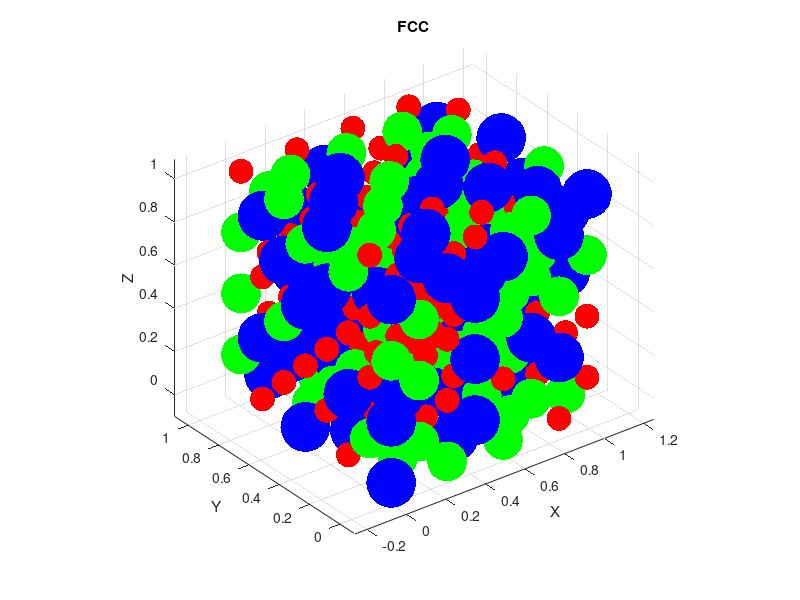

Reproduce this figure in MATLAB.
% Parámetros
radio_tipo1 = 0.05;
radio_tipo2 = 0.08;
radio_tipo3 = 0.1;

% Obtener el radio máximo
radio_maximo = max([radio_tipo1, radio_tipo2, radio_tipo3]);

% Distancia entre dos átomos consecutivos en las esquinas
distancia_entre_esquinas = 2 * sqrt(2) * radio_maximo;

% Distancia entre el centro y las esquinas de la celda
distancia_centro_esquinas = sqrt(3) * sqrt(2) * radio_maximo;

% Crear una figura
figure;
hold on;
axis equal;

% Bucle para colocar átomos en cada posición entera de la red
for x = 0:distancia_entre_esquinas:3*distancia_entre_esquinas
    for y = 0:distancia_entre_esquinas:3*distancia_entre_esquinas
        for z = 0:distancia_entre_esquinas:3*distancia_entre_esquinas
            % Posición de los átomos
            pos = [x, y, z];
            
            % Generar un número aleatorio para determinar el tipo de átomo
            tipo_aleatorio = rand();
            
            % Determinar el tipo de átomo según las proporciones especificadas
            if tipo_aleatorio < 0.4
                % Tipo 1
                color = 'r';
                radio = radio_tipo1;
            elseif tipo_aleatorio < 0.7
                % Tipo 2
                color = 'g';
                radio = radio_tipo2;
            else
                % Tipo 3
                color = 'b';
                radio = radio_tipo3;
            end
            
            % Representar átomo como una esfera con el color y radio correspondiente
            [x_sphere, y_sphere, z_sphere] = sphere;
            x_sphere = x_sphere * radio + pos(1);
            y_sphere = y_sphere * radio + pos(2);
            z_sphere = z_sphere * radio + pos(3);
            
            surf(x_sphere, y_sphere, z_sphere, 'FaceColor', color, 'EdgeColor', 'none');
        end
    end
end

% Bucle para colocar el átomos (1,1,0)
for x = 0:distancia_entre_esquinas:3*distancia_entre_esquinas
    for y = 0:distancia_entre_esquinas:3*distancia_entre_esquinas
        for z = 0:distancia_entre_esquinas:3*distancia_entre_esquinas
            % Posición del átomo en el centro del cubo
            pos_centro_cubo = [x, y, z] + distancia_entre_esquinas * (1/2) * [1, 1, 0];
            
            % Generar un número aleatorio para determinar el tipo de átomo en el centro
            tipo_aleatorio_centro = rand();
            
            % Determinar el tipo de átomo en el centro según las proporciones especificadas
            if tipo_aleatorio_centro < 0.4
                % Tipo 1
                color_centro_cubo = 'r';
                radio_centro_cubo = radio_tipo1;
            elseif tipo_aleatorio_centro < 0.7
                % Tipo 2
                color_centro_cubo = 'g';
                radio_centro_cubo = radio_tipo2;
            else
                % Tipo 3
                color_centro_cubo = 'b';
                radio_centro_cubo = radio_tipo3;
            end
            
            % Representar átomo en el centro como una esfera con el color y radio correspondiente
            [x_sphere, y_sphere, z_sphere] = sphere;
            x_sphere = x_sphere * radio_centro_cubo + pos_centro_cubo(1);
            y_sphere = y_sphere * radio_centro_cubo + pos_centro_cubo(2);
            z_sphere = z_sphere * radio_centro_cubo + pos_centro_cubo(3);
            
            surf(x_sphere, y_sphere, z_sphere, 'FaceColor', color_centro_cubo, 'EdgeColor', 'none');
        end
    end
end

% Bucle para colocar el átomos (1,0,1)
for x = 0:distancia_entre_esquinas:3*distancia_entre_esquinas
    for y = 0:distancia_entre_esquinas:3*distancia_entre_esquinas
        for z = 0:distancia_entre_esquinas:3*distancia_entre_esquinas
            % Posición del átomo en el centro del cubo
            pos_centro_cubo = [x, y, z] + distancia_entre_esquinas * (1/2) * [1, 0, 1];
            
            % Generar un número aleatorio para determinar el tipo de átomo en el centro
            tipo_aleatorio_centro = rand();
            
            % Determinar el tipo de átomo en el centro según las proporciones especificadas
            if tipo_aleatorio_centro < 0.4
                % Tipo 1
                color_centro_cubo = 'r';
                radio_centro_cubo = radio_tipo1;
            elseif tipo_aleatorio_centro < 0.7
                % Tipo 2
                color_centro_cubo = 'g';
                radio_centro_cubo = radio_tipo2;
            else
                % Tipo 3
                color_centro_cubo = 'b';
                radio_centro_cubo = radio_tipo3;
            end
            
            % Representar átomo en el centro como una esfera con el color y radio correspondiente
            [x_sphere, y_sphere, z_sphere] = sphere;
            x_sphere = x_sphere * radio_centro_cubo + pos_centro_cubo(1);
            y_sphere = y_sphere * radio_centro_cubo + pos_centro_cubo(2);
            z_sphere = z_sphere * radio_centro_cubo + pos_centro_cubo(3);
            
            surf(x_sphere, y_sphere, z_sphere, 'FaceColor', color_centro_cubo, 'EdgeColor', 'none');
        end
    end
end

% Bucle para colocar el átomos (0,1,1)
for x = 0:distancia_entre_esquinas:3*distancia_entre_esquinas
    for y = 0:distancia_entre_esquinas:3*distancia_entre_esquinas
        for z = 0:distancia_entre_esquinas:3*distancia_entre_esquinas
            % Posición del átomo en el centro del cubo
            pos_centro_cubo = [x, y, z] + distancia_entre_esquinas * (1/2) * [0, 1, 1];
            
            % Generar un número aleatorio para determinar el tipo de átomo en el centro
            tipo_aleatorio_centro = rand();
            
            % Determinar el tipo de átomo en el centro según las proporciones especificadas
            if tipo_aleatorio_centro < 0.4
                % Tipo 1
                color_centro_cubo = 'r';
                radio_centro_cubo = radio_tipo1;
            elseif tipo_aleatorio_centro < 0.7
                % Tipo 2
                color_centro_cubo = 'g';
                radio_centro_cubo = radio_tipo2;
            else
                % Tipo 3
                color_centro_cubo = 'b';
                radio_centro_cubo = radio_tipo3;
            end
            
            % Representar átomo en el centro como una esfera con el color y radio correspondiente
            [x_sphere, y_sphere, z_sphere] = sphere;
            x_sphere = x_sphere * radio_centro_cubo + pos_centro_cubo(1);
            y_sphere = y_sphere * radio_centro_cubo + pos_centro_cubo(2);
            z_sphere = z_sphere * radio_centro_cubo + pos_centro_cubo(3);
            
            surf(x_sphere, y_sphere, z_sphere, 'FaceColor', color_centro_cubo, 'EdgeColor', 'none');
        end
    end
end

% Configuración de la figura
title('FCC');
xlabel('X');
ylabel('Y');
zlabel('Z');
view(3);
grid on;
